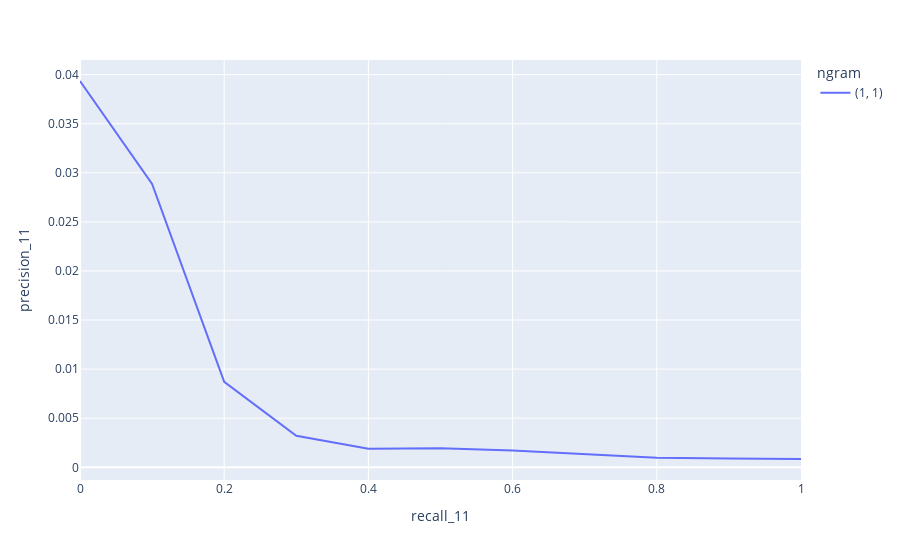

Source (notebook cell):
### Code cell
fig = px.line(df, x="recall_11", y="precision_11", color='ngram')
fig.show()

### Figure 1 — Plotly figure (JSON) as saved in the notebook; plotly's stock layout.template omitted (floating-point values rounded to 4 significant figures)
{"data": [{"hovertemplate": "ngram=(1, 1)<br>recall_11=%{x}<br>precision_11=%{y}<extra></extra>", "legendgroup": "(1, 1)", "line": {"color": "#636efa", "dash": "solid"}, "marker": {"symbol": "circle"}, "mode": "lines", "name": "(1, 1)", "orientation": "v", "showlegend": true, "type": "scatter", "x": [0, 0.1, 0.2, 0.3, 0.4, 0.5, 0.6, 0.7, 0.8, 0.9, 1], "xaxis": "x", "y": [0.03935, 0.02887, 0.008702, 0.003213, 0.001888, 0.001938, 0.001721, 0.001312, 0.000978, 0.0009035, 0.0008454], "yaxis": "y"}], "layout": {"legend": {"title": {"text": "ngram"}, "tracegroupgap": 0}, "margin": {"t": 60}, "xaxis": {"anchor": "y", "domain": [0, 1], "title": {"text": "recall_11"}}, "yaxis": {"anchor": "x", "domain": [0, 1], "title": {"text": "precision_11"}}}}
